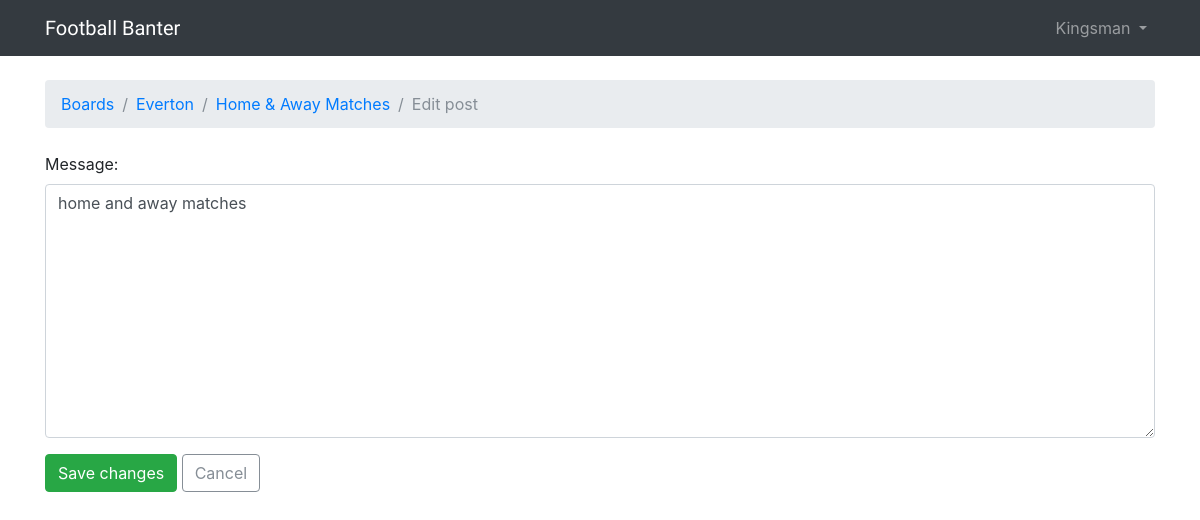
/boards/2/topics/4/posts/5/edit/ (signed in), run on the app's committed database.
### boards/models.py (models this page shows, shortened)
class Post(models.Model):
    message = models.TextField(max_length=4000)
    topic = models.ForeignKey(Topic, related_name='posts')
    created_at = models.DateTimeField(auto_now_add=True)
    updated_at = models.DateTimeField(null=True)
    created_by = models.ForeignKey(User, null=True, related_name='posts')
    updated_by = models.ForeignKey(User, null=True, related_name='+')

class Topic(models.Model):
    subject = models.CharField(max_length=255)
    last_updated = models.DateTimeField(auto_now_add=True)
    board = models.ForeignKey(Board, related_name='topics')
    starter = models.ForeignKey(User, related_name='topics')
    views = models.PositiveIntegerField(default=0)

class Board(models.Model):
    name = models.CharField(max_length=30, unique=True)
    description = models.CharField(max_length=100)

### boards/views.py (the view, shortened to what this page needs)
@method_decorator(login_required, name='dispatch')
class PostUpdateView(UpdateView):
    model = Post
    fields = ('message', )
    template_name = 'edit_post.html'
    pk_url_kwarg = 'post_pk'
    context_object_name = 'post'
    def get_queryset(self):
        queryset = super().get_queryset()
        return queryset.filter(created_by=self.request.user)

### boards/templatetags/form_tags.py (called while the page is built)
@register.filter
def input_class(bound_field):
    css_class = ''
    if bound_field.form.is_bound:
        if bound_field.errors:
            css_class = 'is-invalid'
        elif field_type(bound_field) != 'PasswordInput':
            css_class = 'is-valid'
    return 'form-control {}'.format(css_class)

### templates/edit_post.html (shortened to what this page needs)
{% extends 'base.html' %}
{% block breadcrumb %}
  <li class="breadcrumb-item"><a href="{% url 'home' %}">Boards</a></li>
  <li class="breadcrumb-item"><a href="{% url 'board_topics' post.topic.board.pk %}">{{ post.topic.board.name }}</a></li>
  <li class="breadcrumb-item"><a href="{% url 'topic_posts' post.topic.board.pk post.topic.pk %}">{{ post.topic.subject }}</a></li>
  <li class="breadcrumb-item active">Edit post</li>
{% endblock %}
{% block content %}
  <form method="post" class="mb-4" novalidate>
    {% include 'includes/form.html' %}
    <button type="submit" class="btn btn-success">Save changes</button>
    <a href="{% url 'topic_posts' post.topic.board.pk post.topic.pk %}" class="btn btn-outline-secondary" role="button">Cancel</a>
  </form>
{% endblock %}

### templates/base.html (shortened to what this page needs)
{% load static %}
<!DOCTYPE html>
<html>
  <head>
    <link rel="stylesheet" href="{% static 'css/bootstrap.min.css' %}">
    <link rel="stylesheet" href="{% static 'css/app.css' %}">
  </head>
  <body>
    {% block body %}
    <nav class="navbar navbar-expand-sm navbar-dark bg-dark">
      <div class="container">
        <a class="navbar-brand" href="{% url 'home' %}">Football Banter</a>
      <div class="collapse navbar-collapse" id="mainMenu">
        {% if user.is_authenticated %}
          <ul class="navbar-nav ml-auto">
            <li class="nav-item dropdown">
              <a class="nav-link dropdown-toggle" href="#" id="userMenu" data-toggle="dropdown" aria-haspopup="true" aria-expanded="false">
                {{ user.username }}
              </a>
            </li>
          </ul>
        {% else %}
          <form class="form_inline ml-auto">
            <a href="{% url 'login' %}" class="btn btn-outline-secondary">Log in </a>
            <a href="{% url 'signup' %}" class="btn btn-primary ml-2">Sign up</a>
          </form>
        {% endif %}
        </div>
        </div>
      </nav>
    <div class="container">
      <ol class="breadcrumb my-4">
        {% block breadcrumb %}
        {% endblock %}
      </ol>
      {% block content %}
      {% endblock %}
    </div>
    {% endblock body %}
  </body>
</html>

### templates/includes/form.html (shortened to what this page needs)
{% load form_tags widget_tweaks %}
{% for field in form %}
  <div class="form-group">
    {{ field.label_tag }}
    {% render_field field class=field|input_class %}
  </div>
{% endfor %}

### static/css/app.css (style rules this page uses)
.navbar-brand { font-family: 'Berkshire Swash', cursive; }

### data on the page
Post: topic.board.name "Everton", topic.subject "Home & Away Matches", message "home and away matches"

### other printed values
{{ user.username }} "Kingsman"
{{ field.label_tag }} "Message:"
